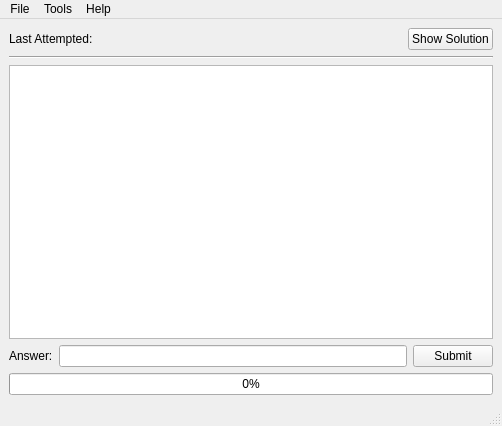
<?xml version="1.0" encoding="UTF-8"?>
<ui version="4.0">
 <class>MainWindow</class>
 <widget class="QMainWindow" name="MainWindow">
  <property name="geometry">
   <rect>
    <x>0</x>
    <y>0</y>
    <width>502</width>
    <height>426</height>
   </rect>
  </property>
  <property name="windowTitle">
   <string>Infini-Study</string>
  </property>
  <widget class="QWidget" name="centralwidget">
   <layout class="QGridLayout" name="gridLayout">
    <item row="1" column="1">
     <layout class="QHBoxLayout" name="statusBar">
      <item>
       <widget class="QLabel" name="lastAttemptLabel">
        <property name="text">
         <string>Last Attempted:</string>
        </property>
       </widget>
      </item>
      <item>
       <spacer name="spacer">
        <property name="orientation">
         <enum>Qt::Horizontal</enum>
        </property>
        <property name="sizeHint" stdset="0">
         <size>
          <width>40</width>
          <height>20</height>
         </size>
        </property>
       </spacer>
      </item>
      <item>
       <widget class="QPushButton" name="showSolButton">
        <property name="minimumSize">
         <size>
          <width>0</width>
          <height>0</height>
         </size>
        </property>
        <property name="maximumSize">
         <size>
          <width>250</width>
          <height>16777215</height>
         </size>
        </property>
        <property name="text">
         <string>Show Solution</string>
        </property>
       </widget>
      </item>
     </layout>
    </item>
    <item row="4" column="1">
     <layout class="QHBoxLayout" name="submitBar">
      <item>
       <widget class="QLabel" name="answerLabel">
        <property name="text">
         <string>Answer:</string>
        </property>
       </widget>
      </item>
      <item>
       <widget class="QLineEdit" name="answerInput"/>
      </item>
      <item>
       <widget class="QPushButton" name="submitButton">
        <property name="text">
         <string>Submit</string>
        </property>
       </widget>
      </item>
     </layout>
    </item>
    <item row="3" column="1">
     <widget class="QTextBrowser" name="questionText"/>
    </item>
    <item row="5" column="1">
     <widget class="QProgressBar" name="studyProgressBar">
      <property name="value">
       <number>0</number>
      </property>
     </widget>
    </item>
    <item row="2" column="1">
     <widget class="Line" name="line">
      <property name="orientation">
       <enum>Qt::Horizontal</enum>
      </property>
     </widget>
    </item>
   </layout>
  </widget>
  <widget class="QStatusBar" name="statusbar"/>
  <widget class="QMenuBar" name="menubar">
   <property name="geometry">
    <rect>
     <x>0</x>
     <y>0</y>
     <width>502</width>
     <height>22</height>
    </rect>
   </property>
   <widget class="QMenu" name="menuFile">
    <property name="title">
     <string>File</string>
    </property>
    <addaction name="actionNew"/>
    <addaction name="actionOpen"/>
    <addaction name="actionSave"/>
    <addaction name="actionClose"/>
   </widget>
   <widget class="QMenu" name="menuTools">
    <property name="title">
     <string>Tools</string>
    </property>
    <addaction name="actionAddQuestion"/>
    <addaction name="actionEdit"/>
   </widget>
   <widget class="QMenu" name="menuHelp">
    <property name="title">
     <string>Help</string>
    </property>
    <addaction name="actionAbout"/>
   </widget>
   <addaction name="menuFile"/>
   <addaction name="menuTools"/>
   <addaction name="menuHelp"/>
  </widget>
  <action name="actionOpen">
   <property name="text">
    <string>Open</string>
   </property>
  </action>
  <action name="actionSave">
   <property name="text">
    <string>Save</string>
   </property>
  </action>
  <action name="actionClose">
   <property name="text">
    <string>Close</string>
   </property>
  </action>
  <action name="actionNew">
   <property name="text">
    <string>New</string>
   </property>
  </action>
  <action name="actionAdd">
   <property name="text">
    <string>Add</string>
   </property>
  </action>
  <action name="actionStudy">
   <property name="text">
    <string>Study</string>
   </property>
  </action>
  <action name="actionAddQuestion">
   <property name="text">
    <string>Add</string>
   </property>
  </action>
  <action name="actionEdit">
   <property name="text">
    <string>Edit</string>
   </property>
  </action>
  <action name="actionAbout">
   <property name="text">
    <string>About</string>
   </property>
  </action>
 </widget>
 <resources/>
 <connections/>
</ui>
